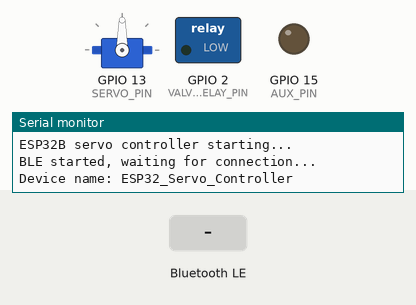
Bench run of a sketch on a simulated ESP32. Shown: servo, switched loads named in the sketch (green lamp = pin HIGH), output pins drawn as LEDs (lit = HIGH), the last lines printed to the serial monitor. The inputs (shaded band) are chosen by the test bench. Nothing arrives over Bluetooth unless stated; a phone connects over Bluetooth LE 3 s after start.

Above: at 2.2 s.
2.3 s: Bluetooth LE write "0" received
At 2.6 s:
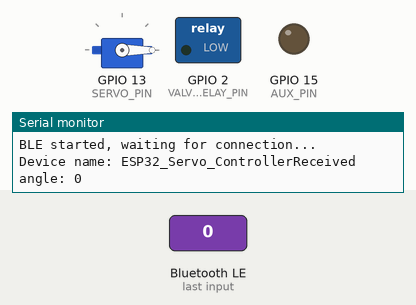
3.8 s: Bluetooth LE write "5" received
At 5.0 s:
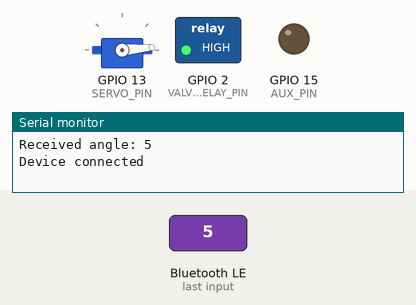
5.3 s: Bluetooth LE write "90" received
At 6.2 s:
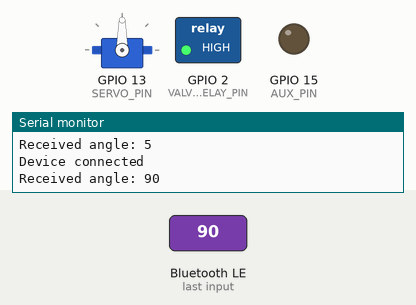
6.8 s: Bluetooth LE write "200" received
At 7.3 s:
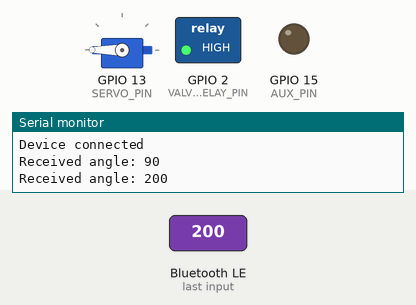
Timing chart, 0 to 9.3 s (numbered marks = the images above; inputs shaded):
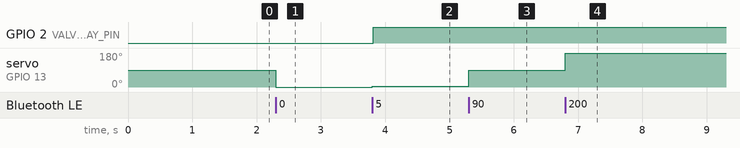

The sketch:

hp_tk_rx.ino
```cpp
/*
 * Sprinkler actuator (ESP32B): BLE server -> servo angle 0-180 on GPIO 13.
 *
 * Arduino libraries: BLE (built-in), ESP32Servo
 * BLE name: ESP32_Servo_Controller
 * Pair with: firmware/gateway/hp_tk_tx (or laptop serial -> tx -> BLE)
 */

#include <BLEDevice.h>
#include <BLEUtils.h>
#include <BLEServer.h>
#include <ESP32Servo.h>

// Servo pin
#define SERVO_PIN 13
// GPIO 2: tied to angle==0 (LOW) vs !=0 (HIGH) — wire per your relay (often valve enable)
#define VALVE_OR_RELAY_PIN 2
#define AUX_PIN 15

// BLE UUID
#define SERVICE_UUID        "4fafc201-1fb5-459e-8fcc-c5c9c331914b"
#define CHARACTERISTIC_UUID "beb5483e-36e1-4688-b7f5-ea07361b26a8"

Servo myServo;
BLECharacteristic *pCharacteristic;
bool deviceConnected = false;

// BLE server callbacks
class MyServerCallbacks: public BLEServerCallbacks {
    void onConnect(BLEServer* pServer) {
      deviceConnected = true;
      Serial.println("Device connected");
    }

    void onDisconnect(BLEServer* pServer) {
      deviceConnected = false;
      Serial.println("Device disconnected");
      // Restart advertising
      BLEDevice::startAdvertising();
    }
};
int angle=0;
// Characteristic write callback
class MyCallbacks: public BLECharacteristicCallbacks {
    void onWrite(BLECharacteristic *pCharacteristic) {
      std::string value = pCharacteristic->getValue();

      if (value.length() > 0) {
        angle = atoi(value.c_str());
        Serial.print("Received angle: ");
        Serial.println(angle);

        // Clamp angle range
        angle = constrain(angle, 0, 180);

        // Drive servo
        myServo.write(angle);
        delay(15);

        // Send acknowledgment
        pCharacteristic->setValue("OK");
        pCharacteristic->notify();
      }
    }
};

void setup() {
  Serial.begin(115200);
  Serial.println("ESP32B servo controller starting...");

  // Initialize servo
  ESP32PWM::allocateTimer(0);
  ESP32PWM::allocateTimer(1);
  ESP32PWM::allocateTimer(2);
  ESP32PWM::allocateTimer(3);
  myServo.setPeriodHertz(50);
  pinMode(AUX_PIN, OUTPUT);
  pinMode(VALVE_OR_RELAY_PIN, OUTPUT);
  myServo.attach(SERVO_PIN, 500, 2400);
  myServo.write(90);
  delay(1000);

  // Initialize BLE
  BLEDevice::init("ESP32_Servo_Controller");
  BLEServer *pServer = BLEDevice::createServer();
  pServer->setCallbacks(new MyServerCallbacks());

  BLEService *pService = pServer->createService(SERVICE_UUID);
  pCharacteristic = pService->createCharacteristic(
                      CHARACTERISTIC_UUID,
                      BLECharacteristic::PROPERTY_READ |
                      BLECharacteristic::PROPERTY_WRITE |
                      BLECharacteristic::PROPERTY_NOTIFY
                    );

  pCharacteristic->setCallbacks(new MyCallbacks());
  pCharacteristic->setValue("Ready");
  pService->start();

  // Start advertising
  BLEAdvertising *pAdvertising = BLEDevice::getAdvertising();
  pAdvertising->addServiceUUID(SERVICE_UUID);
  pAdvertising->setScanResponse(true);
  pAdvertising->setMinPreferred(0x06);
  pAdvertising->setMinPreferred(0x12);
  BLEDevice::startAdvertising();

  Serial.println("BLE started, waiting for connection...");
  Serial.print("Device name: ESP32_Servo_Controller");
}

void loop() {
  // Main loop is idle; BLE work runs in callbacks
  if (angle == 0) {
    digitalWrite(AUX_PIN, LOW);
    digitalWrite(VALVE_OR_RELAY_PIN, LOW);  // assumed STOP when angle 0
  } else {
    digitalWrite(AUX_PIN, LOW);
    digitalWrite(VALVE_OR_RELAY_PIN, HIGH); // assumed RUN when spraying
  }
  delay(100);
}
```

Measured:
- after the input at 2.3 s, servo on GPIO 13 (SERVO_PIN): 90° → 0° at once
- after the input at 3.8 s, GPIO 2 (VALVE_OR_RELAY_PIN): LOW → HIGH at once; servo on GPIO 13 (SERVO_PIN): 0° → 5° at once
- after the input at 5.3 s, servo on GPIO 13 (SERVO_PIN): 5° → 90° at once
- after the input at 6.8 s, servo on GPIO 13 (SERVO_PIN): 90° → 180° at once
